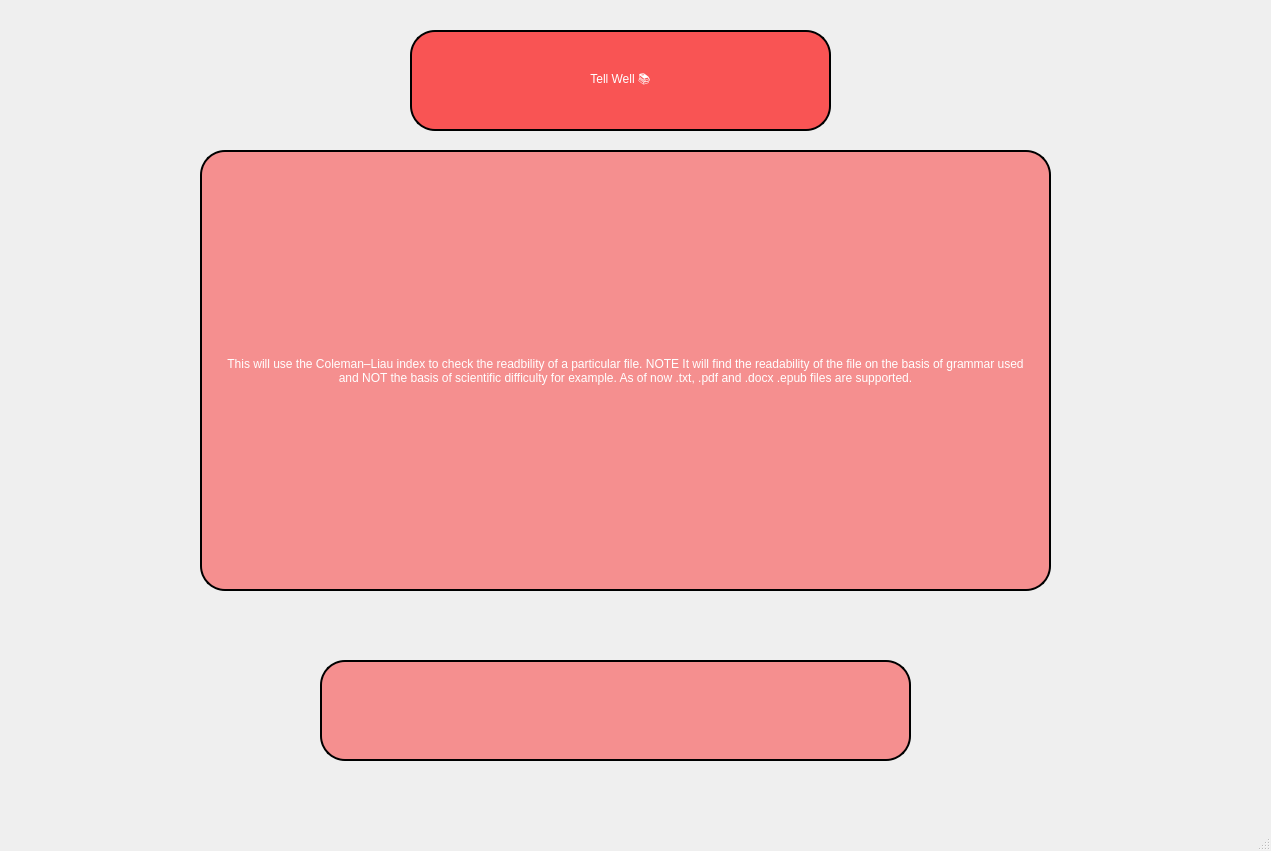
<?xml version="1.0" encoding="UTF-8"?>
<ui version="4.0">
 <class>MainWindow</class>
 <widget class="QMainWindow" name="MainWindow">
  <property name="geometry">
   <rect>
    <x>0</x>
    <y>0</y>
    <width>1271</width>
    <height>851</height>
   </rect>
  </property>
  <property name="windowTitle">
   <string>Tell Well 📚</string>
  </property>
  <widget class="QWidget" name="centralwidget">
   <widget class="QLabel" name="label">
    <property name="geometry">
     <rect>
      <x>-20</x>
      <y>-30</y>
      <width>1331</width>
      <height>861</height>
     </rect>
    </property>
    <property name="text">
     <string/>
    </property>
    <property name="pixmap">
     <pixmap>assets and python scripts/images/fallon-michael-qmlGWIaIgpo-unsplash.jpg</pixmap>
    </property>
    <property name="scaledContents">
     <bool>true</bool>
    </property>
    <property name="alignment">
     <set>Qt::AlignCenter</set>
    </property>
   </widget>
   <widget class="QLabel" name="label_2">
    <property name="geometry">
     <rect>
      <x>410</x>
      <y>30</y>
      <width>421</width>
      <height>101</height>
     </rect>
    </property>
    <property name="styleSheet">
     <string notr="true">font: 28pt &quot;Arial&quot;;
color: white;
text-shadow: -1px 0 black, 0 1px black, 1px 0 black, 0 -1px black;
border-radius: 25px;
background: rgb(255, 0, 0, 0.65);
padding: 20px;
width: 200px;
height: 150px;
border-style: outset;
border-width: 2px;</string>
    </property>
    <property name="text">
     <string>Tell Well 📚</string>
    </property>
    <property name="alignment">
     <set>Qt::AlignCenter</set>
    </property>
    <property name="wordWrap">
     <bool>true</bool>
    </property>
    <property name="openExternalLinks">
     <bool>true</bool>
    </property>
   </widget>
   <widget class="QLabel" name="label_3">
    <property name="geometry">
     <rect>
      <x>200</x>
      <y>150</y>
      <width>851</width>
      <height>441</height>
     </rect>
    </property>
    <property name="styleSheet">
     <string notr="true">font: 23pt &quot;Arial&quot;;
color: white;
text-shadow: -1px 0 black, 0 1px black, 1px 0 black, 0 -1px black;
border-radius: 25px;
background: rgb(255, 0, 0, 0.4);
padding: 20px;
width: 200px;
height: 150px;
border-style: outset;
border-width: 2px;</string>
    </property>
    <property name="text">
     <string>This will use the Coleman–Liau index to check the readbility of a particular file. NOTE It will find the readability of the file on the basis of grammar used and NOT the basis of scientific difficulty for example. As of now .txt, .pdf and .docx .epub files are supported.</string>
    </property>
    <property name="alignment">
     <set>Qt::AlignCenter</set>
    </property>
    <property name="wordWrap">
     <bool>true</bool>
    </property>
    <property name="openExternalLinks">
     <bool>true</bool>
    </property>
   </widget>
   <widget class="QLabel" name="label_4">
    <property name="geometry">
     <rect>
      <x>320</x>
      <y>660</y>
      <width>591</width>
      <height>101</height>
     </rect>
    </property>
    <property name="styleSheet">
     <string notr="true">font: 23pt &quot;Arial&quot;;
color: white;
text-shadow: -1px 0 black, 0 1px black, 1px 0 black, 0 -1px black;
border-radius: 25px;
background: rgb(255, 0, 0, 0.4);
padding: 20px;
width: 200px;
height: 150px;
border-style: outset;
border-width: 2px;</string>
    </property>
    <property name="text">
     <string/>
    </property>
    <property name="alignment">
     <set>Qt::AlignCenter</set>
    </property>
    <property name="wordWrap">
     <bool>true</bool>
    </property>
    <property name="openExternalLinks">
     <bool>true</bool>
    </property>
   </widget>
  </widget>
  <widget class="QMenuBar" name="menubar">
   <property name="geometry">
    <rect>
     <x>0</x>
     <y>0</y>
     <width>1271</width>
     <height>26</height>
    </rect>
   </property>
  </widget>
  <widget class="QStatusBar" name="statusbar"/>
 </widget>
 <resources/>
 <connections/>
</ui>
